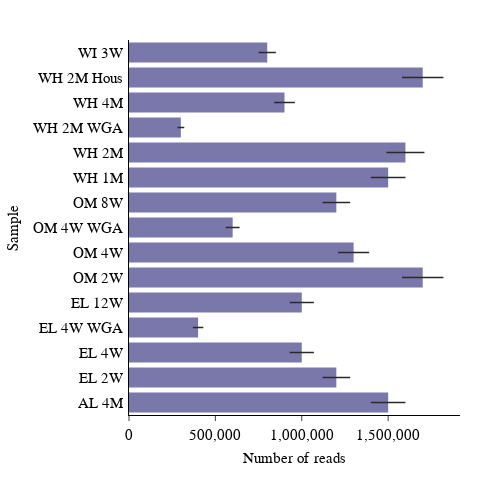

Write notebook code for a chart like this one.
### Markdown cell above
# 7. Horizontal bar chart using `plotly`

### Code cell
fig = px.bar(x=num_reads, y=sample_id, error_x=error)
fig.update_layout(
    xaxis_title="Number of reads",
    yaxis_title="Sample",
    showlegend=False,
)
fig.update_traces(
    marker_color=apc.aster,
    error_x_color=apc.crow,
    error_x_thickness=1.5,
    error_x_width=0,
)

apc.plotly.style_plot(fig, categorical_axes="y", monospaced_axes="x")
apc.plotly.add_commas_to_axis_tick_labels(fig)
apc.plotly.set_figure_dimensions(fig, "half_square")

fig.show()

### Figure 1 — Plotly figure (JSON) as saved in the notebook; plotly's stock layout.template omitted (floating-point values rounded to 4 significant figures)
{"data": [{"error_x": {"array": [100000, 80000, 70000, 30000, 70000, 120000, 90000, 40000, 80000, 100000, 110000, 20000, 60000, 120000, 50000], "color": "#292928", "thickness": 1.5, "width": 0}, "hovertemplate": "x=%{x}<br>y=%{y}<extra></extra>", "legendgroup": "", "marker": {"color": "#7A77AB", "pattern": {"shape": ""}}, "name": "", "orientation": "h", "showlegend": false, "textposition": "auto", "type": "bar", "x": [1500000, 1200000, 1000000, 400000, 1000000, 1700000, 1300000, 600000, 1200000, 1500000, 1600000, 300000, 900000, 1700000, 800000], "xaxis": "x", "y": ["AL 4M", "EL 2W", "EL 4W", "EL 4W WGA", "EL 12W", "OM 2W", "OM 4W", "OM 4W WGA", "OM 8W", "WH 1M", "WH 2M", "WH 2M WGA", "WH 4M", "WH 2M Hous", "WI 3W"], "yaxis": "y"}], "layout": {"barmode": "relative", "height": 500, "legend": {"tracegroupgap": 0}, "showlegend": false, "width": 500, "xaxis": {"anchor": "y", "domain": [0, 1], "tickfont": {"family": "SuisseIntlMono", "size": 14.5}, "tickformat": ",", "title": {"text": "Number of reads"}}, "yaxis": {"anchor": "x", "domain": [0, 1], "tickformat": ",", "ticks": "", "title": {"text": "Sample"}}}}
